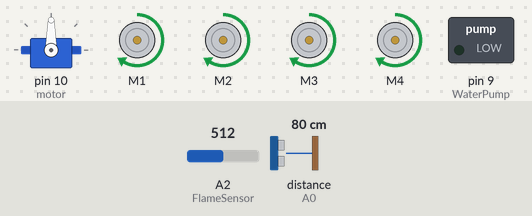
The sketch below on a simulated Arduino Uno, built with avr-gcc and run on an emulated ATmega328P. Shown: servo, 4 × DC motor (green arrow = forward, orange = backward, longer = faster), switched loads named in the sketch (green lamp = pin HIGH). Wiring (inferred from the names in the program): ultrasonic range finder: trigger A1; echo A0. Inputs (shaded band) come from the test bench; at power-on: distance to the obstacle (sensor on A0) 80 cm, A2 (FlameSensor) = 512. The echo pulse lasts 58.3 µs per cm; pins used as bus, display or sensor lines are not drawn; what the sketch prints to the serial monitor is not drawn.

Above: at 1.2 s.
1.3 s: distance to the obstacle (sensor on A0) set to 15 cm
2.8 s: distance to the obstacle (sensor on A0) set to 11 cm
At 3.5 s:
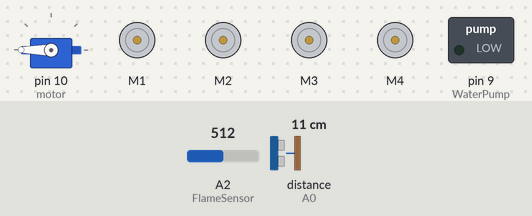
5.8 s: A2 (FlameSensor) set to 412
8.8 s: A2 (FlameSensor) set to 384
At 10.2 s:
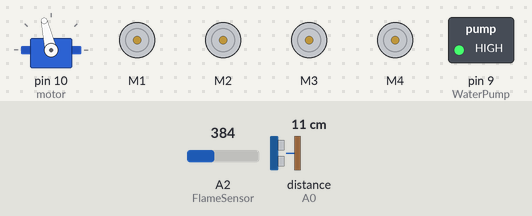
11.8 s: distance to the obstacle (sensor on A0) set to 18 cm
At 14.4 s:
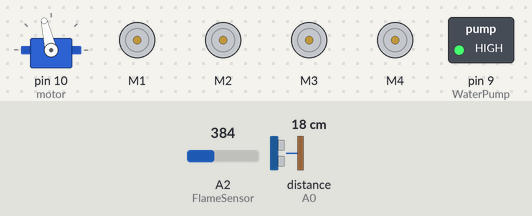
14.7 s: distance to the obstacle (sensor on A0) set to 2 cm
At 16.0 s:
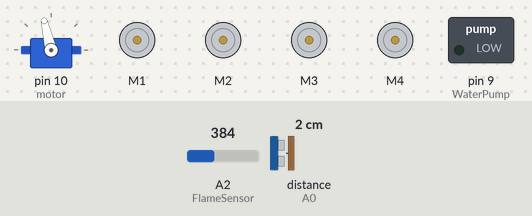
Timing chart, 0 to 18.7 s (numbered marks = the images above; inputs shaded):
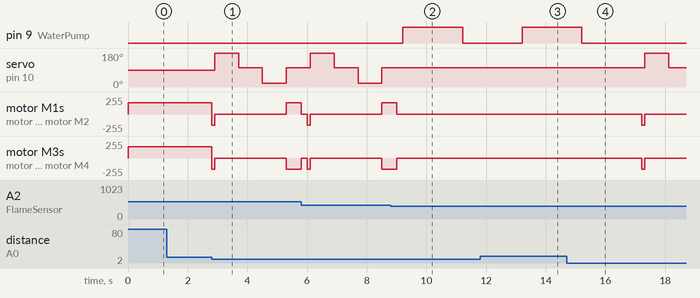

The sketch:

SmartRobot.ino
```cpp
/*
 * Multipurpose Robot
 * Features:
 * - Obstacle Avoidance (Ultrasonic + Servo)
 * - Fire Detection (Flame Sensor + Water Pump)
 * - Manual Bluetooth Control
 *
 * Hardware:
 * - Arduino + Adafruit Motor Shield
 * - 4 DC Motors
 * - Ultrasonic Sensor (HC-SR04)
 * - Flame Sensor
 * - Water Pump
 * - Servo Motor for Ultrasonic rotation
 * - Bluetooth Module (HC-05/06)
 */

#include <Servo.h>
#include <AFMotor.h>

// ---------------- Pin Definitions ----------------
#define Echo A0
#define Trig A1
#define motor 10
#define Speed 170
#define spoint 103

#define FlameSensor A2
#define WaterPump 9   // Change to A3 if connected on analog pin A3

// ---------------- Bluetooth Commands ----------------
const char CMD_FORWARD  = 'F';
const char CMD_BACKWARD = 'B';
const char CMD_LEFT     = 'L';
const char CMD_RIGHT    = 'R';
const char CMD_STOP     = 'S';

char value;
int distance;
int flameValue;

Servo servo;
AF_DCMotor M1(1);
AF_DCMotor M2(2);
AF_DCMotor M3(3);
AF_DCMotor M4(4);

// ---------------- Setup ----------------
void setup() {
  Serial.begin(9600);

  pinMode(Trig, OUTPUT);
  pinMode(Echo, INPUT);
  pinMode(FlameSensor, INPUT);
  pinMode(WaterPump, OUTPUT);

  servo.attach(motor);

  M1.setSpeed(Speed);
  M2.setSpeed(Speed);
  M3.setSpeed(Speed);
  M4.setSpeed(Speed);

  digitalWrite(WaterPump, LOW); // Pump OFF initially
}

// ---------------- Loop ----------------
void loop() {
  FireDetection();   // Fire detection
  Obstacle();        // Obstacle avoidance

  // Uncomment below if you want manual control instead
  // BluetoothControl();
}

// ---------------- Functions ----------------

// Manual Bluetooth control
void BluetoothControl() {
  if (Serial.available() > 0) {
    value = Serial.read();
    Serial.println(value);
    switch (value) {
      case CMD_FORWARD:  forward(); break;
      case CMD_BACKWARD: backward(); break;
      case CMD_LEFT:     left(); break;
      case CMD_RIGHT:    right(); break;
      case CMD_STOP:     Stop(); break;
    }
  }
}

// Obstacle avoidance using ultrasonic
void Obstacle() {
  distance = ultrasonic();
  if (distance <= 12) {
    Stop();
    backward();
    delay(100);
    Stop();

    int leftDistance = leftsee();
    servo.write(spoint);
    delay(800);

    int rightDistance = rightsee();
    servo.write(spoint);

    if (leftDistance < rightDistance) {
      right();
      delay(500);
      Stop();
      delay(200);
    } else {
      left();
      delay(500);
      Stop();
      delay(200);
    }
  } else {
    forward();
  }
}

// Fire detection with flame sensor
void FireDetection() {
  flameValue = analogRead(FlameSensor);
  if (flameValue < 400) { // Adjust threshold based on your sensor
    Serial.println("🔥 Fire detected! Spraying water...");
    Stop();
    sprayWater();
    delay(2000);
  }
}

// Water pump control
void sprayWater() {
  digitalWrite(WaterPump, HIGH); // Pump ON
  delay(2000);                   // Spray for 2 sec
  digitalWrite(WaterPump, LOW);  // Pump OFF
}

// Ultrasonic distance measurement
int ultrasonic() {
  digitalWrite(Trig, LOW);
  delayMicroseconds(4);
  digitalWrite(Trig, HIGH);
  delayMicroseconds(10);
  digitalWrite(Trig, LOW);

  long t = pulseIn(Echo, HIGH);
  long cm = t / 29 / 2;
  return cm;
}

// ---------------- Motor Controls ----------------
void forward() {
  M1.run(FORWARD);
  M2.run(FORWARD);
  M3.run(FORWARD);
  M4.run(FORWARD);
}

void backward() {
  M1.run(BACKWARD);
  M2.run(BACKWARD);
  M3.run(BACKWARD);
  M4.run(BACKWARD);
}

void right() {
  M1.run(BACKWARD);
  M2.run(BACKWARD);
  M3.run(FORWARD);
  M4.run(FORWARD);
}

void left() {
  M1.run(FORWARD);
  M2.run(FORWARD);
  M3.run(BACKWARD);
  M4.run(BACKWARD);
}

void Stop() {
  M1.run(RELEASE);
  M2.run(RELEASE);
  M3.run(RELEASE);
  M4.run(RELEASE);
}

// ---------------- Servo Scanning ----------------
int rightsee() {
  servo.write(20);
  delay(800);
  return ultrasonic();
}

int leftsee() {
  servo.write(180);
  delay(800);
  return ultrasonic();
}
```

Measured:
- the behaviour switches between 14 and 13 cm on distance to the obstacle (sensor on A0) (found by bisection; images 0 and 1)
- the behaviour switches between 400 and 399 on A2 (FlameSensor) (found by bisection; images 1 and 2)
- after the input at 1.3 s, every drawn part: stays the same
- after the input at 2.8 s, servo on pin 10 (motor): 90° → 180° after 0.10 s, → 103° 0.80 s later, → 20° 0.80 s later, → 103° 0.80 s later; motor M1: forward 170/255 → backward 170/255 at once, → stopped 0.10 s later, → forward 170/255 2.4 s later
- after the input at 8.8 s, pin 9 (WaterPump): LOW → HIGH after 0.41 s, → LOW 2.0 s later; servo on pin 10 (motor): stays 103° (without the input it goes to 180° after 0.51 s); motor M1–4: goes on until 9.0 s, then stays stopped
- after the input at 11.8 s, pin 9 (WaterPump): LOW → HIGH after 1.4 s; servo on pin 10 (motor): stays 103° (without the input it goes to 180° after 1.5 s); motor M1–4: stays stopped (without the input it goes to backward 170/255 after 1.4 s)
- after the input at 14.7 s, pin 9 (WaterPump): goes on until 15.2 s, then stays LOW; servo on pin 10 (motor): 103° → 180° after 2.6 s, → 103° 0.80 s later; motor M1–4: stopped → backward 170/255 after 2.5 s, → stopped 0.10 s later
